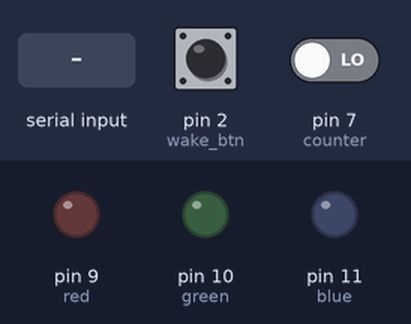
Bench run of a sketch on a simulated Arduino Uno, built with avr-gcc and run on an emulated ATmega328P. Shown: output pins drawn as LEDs (lit = HIGH). Inputs (shaded band) come from the test bench; at power-on: pin 2 (wake_btn) LOW, pin 7 (counter) LOW. What the sketch prints to the serial monitor is not drawn.

Above: at 1.2 s.
1.3 s: "1\n" received over Serial
At 2.3 s:
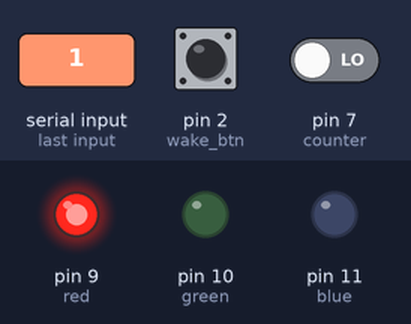
2.8 s: "2\n" received over Serial
At 3.5 s:
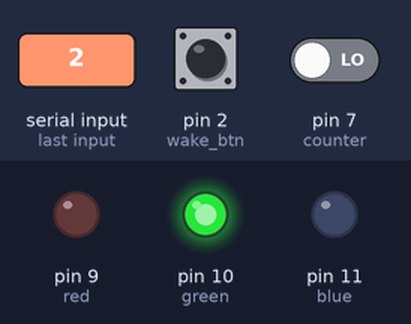
4.3 s: "0\n" received over Serial
At 4.6 s:
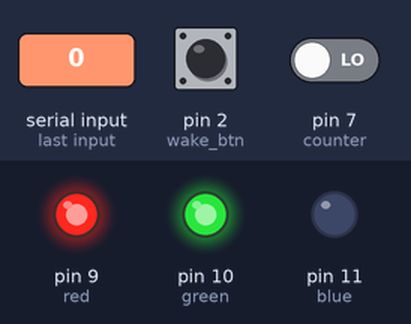
Timing chart, 0 to 7.3 s (numbered marks = the images above; inputs shaded):
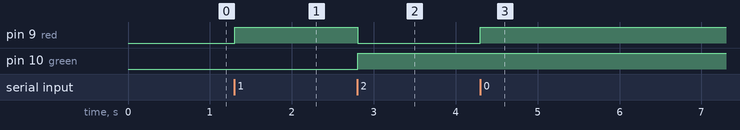

The sketch:

arduino.ino
```cpp
#define wake_btn 2
#define counter 7
#define red 9
#define green 10
#define blue 11

String str;
String c;

void setup() {
  pinMode(wake_btn, INPUT);
  pinMode(counter, INPUT);
  pinMode(red, OUTPUT);
  pinMode(green, OUTPUT);
  pinMode(blue, OUTPUT);
  Serial.begin(9600);
}

void loop() {
  if (digitalRead(wake_btn) == HIGH) {
    Serial.println("wake");
    delay(500);
  }
  if (Serial.available()) {
    str = Serial.readStringUntil('\n');

    if (str[0] == '0') {
      //c = Serial.readStringUntil('\n');
      analogWrite(red, 255);
      analogWrite(green, 255);
      analogWrite(blue, 0);
      int n = 0;
      int num = int(str[2]) - 48;
      while (n != num) {
        if (digitalRead(counter) == HIGH) {
          n++;
          Serial.println(n);
          delay(500);
        }
      }
      Serial.println("皮卡丘" + c);
    } else if (str[0] == '1') {
      analogWrite(red, 255);
      analogWrite(green, 0);
      analogWrite(blue, 0);
      Serial.println("小火龍");
    } else if (str[0] == '2') {
      analogWrite(red, 0);
      analogWrite(green, 255);
      analogWrite(blue, 0);
      Serial.println("妙蛙種子");
    }
  }
}
```

Measured:
- after the input at 1.3 s, pin 9 (red): LOW → HIGH at once
- after the input at 2.8 s, pin 9 (red): HIGH → LOW at once; pin 10 (green): LOW → HIGH at once
- after the input at 4.3 s, pin 9 (red): LOW → HIGH at once
